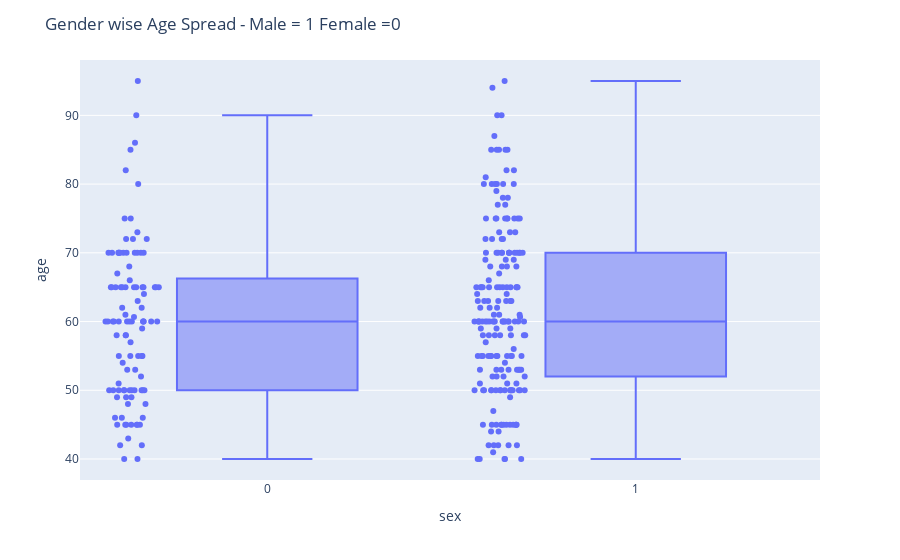

Here is the notebook cell this chart was saved with:
### Markdown cell above
**Keterangan**
<br>
Penyebaran umur sangat bervariatif dengan sebagian besar pada jarak 40 sampai 80 dan tertinggi di 60.

### Code cell
fig = px.box(df_clean, x='sex', y='age', points="all")
fig.update_layout(
    title_text="Gender wise Age Spread - Male = 1 Female =0")
fig.show()

### Figure 1 — Plotly figure (JSON) as saved in the notebook; plotly's stock layout.template omitted (floating-point values rounded to 4 significant figures; data arrays with more than 128 entries replaced by an {"elided": "..."} marker saying what was removed)
{"data": [{"alignmentgroup": "True", "boxpoints": "all", "hovertemplate": "sex=%{x}<br>age=%{y}<extra></extra>", "legendgroup": "", "marker": {"color": "#636efa"}, "name": "", "notched": false, "offsetgroup": "", "orientation": "v", "showlegend": false, "type": "box", "x": {"elided": "299 int values"}, "x0": " ", "xaxis": "x", "y": {"elided": "299 float values"}, "y0": " ", "yaxis": "y"}], "layout": {"boxmode": "group", "legend": {"tracegroupgap": 0}, "margin": {"t": 60}, "title": {"text": "Gender wise Age Spread - Male = 1 Female =0"}, "xaxis": {"anchor": "y", "domain": [0, 1], "title": {"text": "sex"}}, "yaxis": {"anchor": "x", "domain": [0, 1], "title": {"text": "age"}}}}
